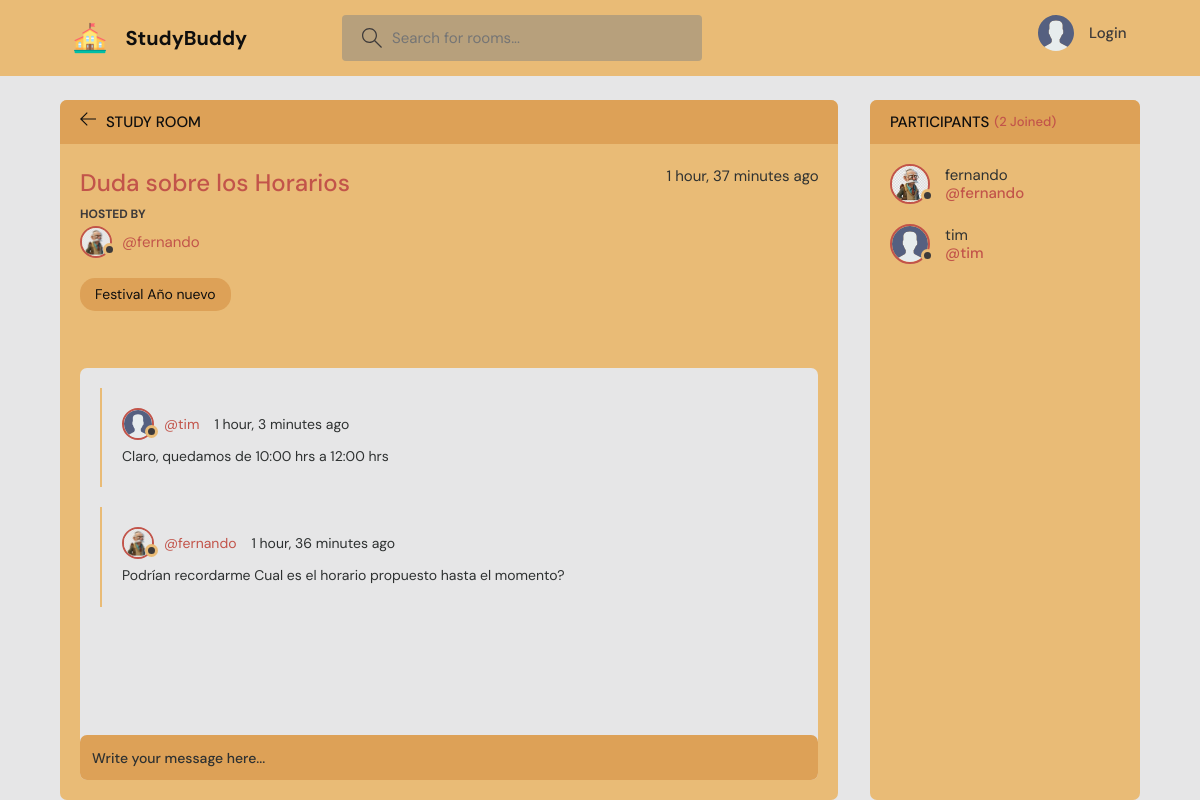
Screenshot of /roomDif/1 with the database file from the repository.
### base/models.py (models this page shows, shortened)
class Room(models.Model):
    host=models.ForeignKey(User, on_delete=models.SET_NULL, null=True)
    topic=models.ForeignKey(Topic, on_delete=models.SET_NULL, null=True)
    participants=models.ManyToManyField(User, related_name='participants', blank=True)
    name = models.CharField(max_length=200)
    description=models.TextField(null=True, blank=True)#it means it can be null
    updated=models.DateTimeField(auto_now=True)#takes a snapshot on every time we save it or update it
    created=models.DateTimeField(auto_now_add=True)#takes a snapshot only one time, when it was created
    class Meta: #Metadata
        ordering= ['-updated', '-created']#we use this to order how the elements are shown.

class User(AbstractUser):
    name = models.CharField(max_length=200, null=True)
    email = models.EmailField(unique=True ,null=True)
    bio = models.TextField(null=True)
    avatar = models.ImageField(null=True, default="avatar.svg")
    USERNAME_FIELD = 'email'
    REQUIRED_FIELDS = []

class Topic(models.Model):
    name = models.CharField(max_length=200)
    def __str__(self):
        return self.name

class Message(models.Model):
    user = models.ForeignKey(User, on_delete=models.CASCADE)
    room = models.ForeignKey(Room, on_delete=models.CASCADE)
    body = models.TextField()
    updated=models.DateTimeField(auto_now=True)
    created=models.DateTimeField(auto_now_add=True)
    class Meta: #Metadata
        ordering= ['-updated', '-created']#we use this to order how the elements are shown.

### base/views.py (the view, shortened to what this page needs)
# urls.py: path('roomDif/<str:pk>', views.room, name="room"),#utilizamos las flechas para determinar que recibiremos un parametro dinamico como las clases genericas
def room(request, pk):
    room = Room.objects.get(id=pk)
    comments = room.message_set.all() #This is another way to do it, by passing the name of the model+_set, it will retrieve all of the messages related to this room thanks to the foreign key
    participants= room.participants.all()
    context = {'room':room, 'comments':comments, 'participants':participants}
    return render(request, 'base/room.html', context)

### base/templates/base/room.html (shortened to what this page needs)
{% extends 'main.html' %}
{% block content %}
<main class="profile-page layout layout--2">
      <div class="container">
        <div class="room">
          <div class="room__top">
            <div class="room__topLeft">
              <a href="{{request.META.HTTP_REFERER}}">
                <svg version="1.1" xmlns="http://www.w3.org/2000/svg" width="32" height="32" viewBox="0 0 32 32">
                  <title>arrow-left</title>
                  <path
                    d="M13.723 2.286l-13.723 13.714 13.719 13.714 1.616-1.611-10.96-10.96h27.625v-2.286h-27.625l10.965-10.965-1.616-1.607z"
                  ></path>
                </svg>
              </a>
              <h3>Study Room</h3>
            </div>
          </div>
          <div class="room__box scroll">
            <div class="room__header scroll">
              <div class="room__info">
                <h3>{{room.name}}</h3>
                <span>{{room.created|timesince}} ago</span>
              </div>
              <div class="room__hosted">
                <p>Hosted By</p>
                <a href="{% url 'user-profile' room.host.id %}" class="room__author">
                  <div class="avatar avatar--small">
                    <img src="{{room.host.avatar.url}}" />
                  </div>
                  <span>@{{room.host.username}}</span>
                </a>
              </div>
              <span class="room__topics">{{room.topic}}</span>
            </div>
            <div class="room__conversation">
              <div class="threads scroll">
                {% for message in comments %}
                <div class="thread">
                  <div class="thread__top">
                    <div class="thread__author">
                      <a href="{% url 'user-profile' message.user.id %}" class="thread__authorInfo">
                        <div class="avatar avatar--small">
                          <img src="{{message.user.avatar.url}}" />
                        </div>
                        <span>@{{message.user.username}}</span>
                      </a>
                      <span class="thread__date">{{message.created|timesince}} ago</span>
                    </div>
                  </div>
                  <div class="thread__details">
                    {{message.body}}
                  </div>
                </div>
                {% endfor %}
              </div>
            </div>
          </div>
          <div class="room__message">
            <form action="" method="POST">
              <input name="body" placeholder="Write your message here..." />
            </form>
          </div>
        </div>
        <div class="participants">
          <h3 class="participants__top">Participants <span>({{participants.count}} Joined)</span></h3>
          <div class="participants__list scroll">
            {% for user in participants %}
            <a href="{% url 'user-profile' user.id %}" class="participant">
              <div class="avatar avatar--medium">
                <img src="{{user.avatar.url}}" />
              </div>
              <p>
                {{user.username}}
                <span>@{{user.username}}</span>
              </p>
            </a>
            {% endfor %}
          </div>
        </div>
      </div>
    </main>
    {% endblock content %}

### rows the page displays
Room: name "Duda sobre los Horarios", created "1 hour, 37 minutes", host.avatar (picture), host.username "fernando", topic "Festival Año nuevo"
Message: user.avatar (placeholder picture), user.username "tim", created "1 hour, 3 minutes", body "Claro, quedamos de 10:00 hrs a 12:00 hrs"
Message: user.avatar (picture), user.username "fernando", created "1 hour, 36 minutes", body "Podrían recordarme Cual es el horario propuesto hasta el momento?"
User: avatar (picture), username "fernando"
User: avatar (placeholder picture), username "tim"

### other values shown
{{ participants.count }} "2"
